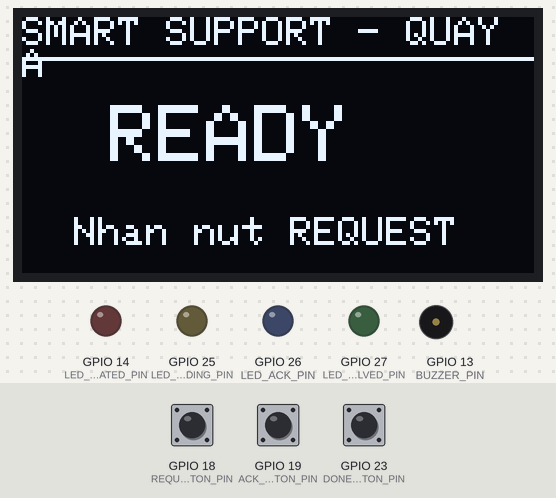
Simulated run of this sketch. Board: ESP32. Parts: 128×64 one-colour display, output pins drawn as LEDs (lit = HIGH), buzzer (waves = sounding). Dashed ring = blinking. The inputs (shaded band) are chosen by the test bench; at power-on: GPIO 18 (REQUEST_BUTTON_PIN) HIGH, GPIO 19 (ACK_BUTTON_PIN) HIGH, GPIO 23 (DONE_BUTTON_PIN) HIGH. What the sketch prints to the serial monitor is not drawn.

Above: at 1.2 s.
1.3 s: GPIO 18 (REQUEST_BUTTON_PIN) pulled LOW for 0.15 s
At 3.1 s:
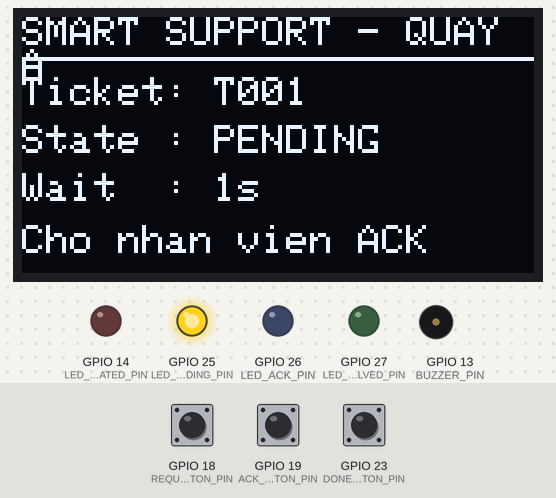
3.8 s: GPIO 19 (ACK_BUTTON_PIN) pulled LOW for 0.15 s
At 4.3 s:
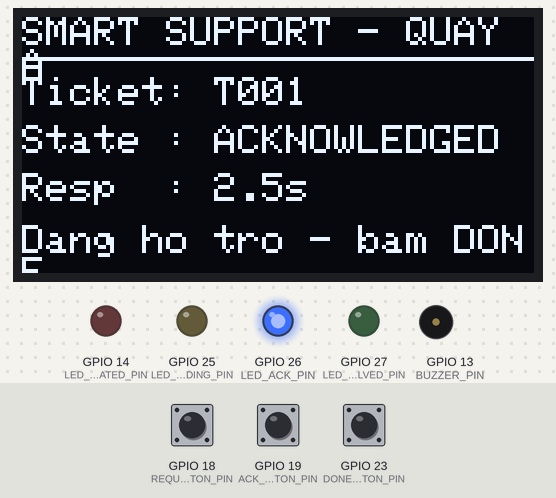
5.4 s: GPIO 23 (DONE_BUTTON_PIN) pulled LOW for 0.15 s
At 6.5 s:
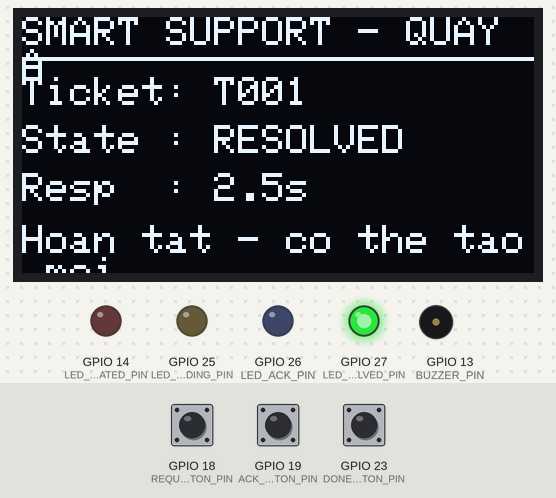
7.2 s: GPIO 18 (REQUEST_BUTTON_PIN) pulled LOW for 1 s
At 7.9 s:
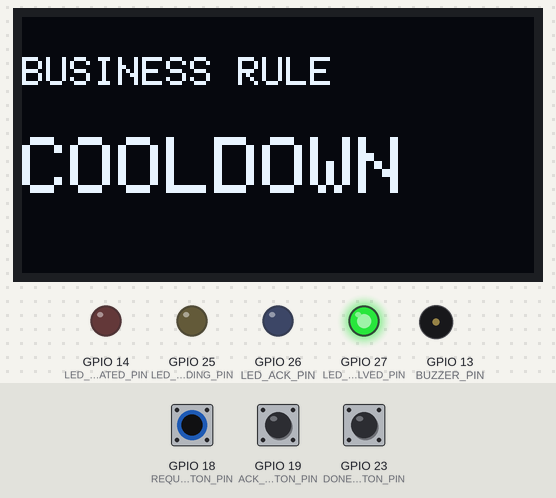
9.7 s: GPIO 19 (ACK_BUTTON_PIN) pulled LOW for 1 s
At 9.83 s:
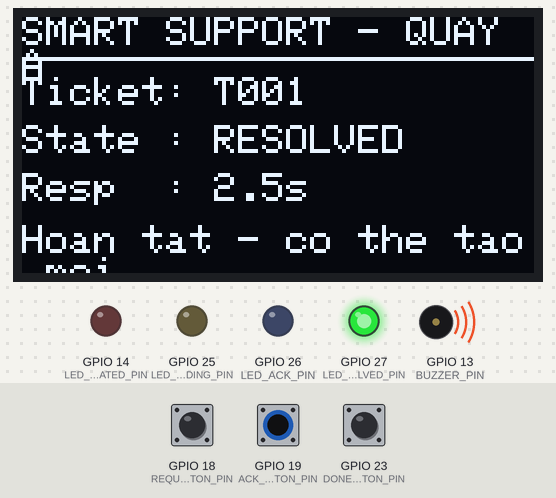
12.2 s: GPIO 18 (REQUEST_BUTTON_PIN) pulled LOW for 0.15 s
At 27.47 s:
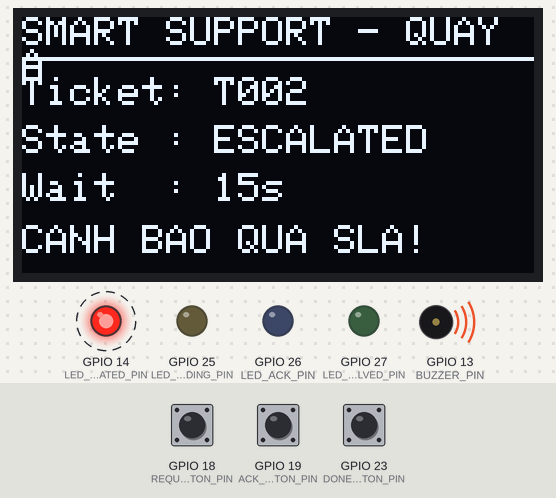
Timing chart, 0 to 28.8 s (numbered marks = the images above; inputs shaded):
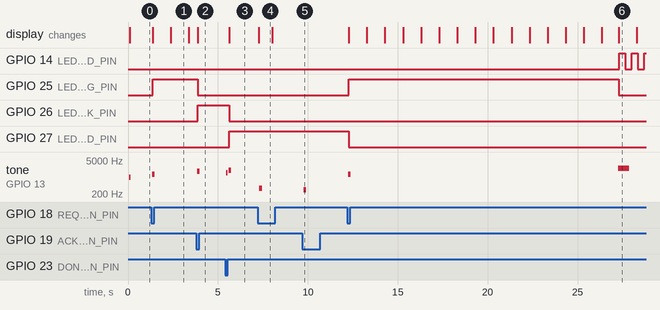

Measured:
- after the input at 1.3 s, GPIO 25 (LED_PENDING_PIN): LOW → HIGH after 0.08 s; tone on GPIO 13 (BUZZER_PIN): silent → 1300 Hz after 0.06 s, → silent 0.12 s later; the display: first changes after 0.08 s (image 1 shows a later state)
- after the input at 3.8 s, GPIO 25 (LED_PENDING_PIN): HIGH → LOW after 0.09 s; GPIO 26 (LED_ACK_PIN): LOW → HIGH after 0.09 s; tone on GPIO 13 (BUZZER_PIN): silent → 1700 Hz after 0.06 s, → silent 0.12 s later; the display: changes after 0.09 s (image 2)
- after the input at 5.4 s, GPIO 26 (LED_ACK_PIN): HIGH → LOW after 0.22 s; GPIO 27 (LED_RESOLVED_PIN): LOW → HIGH after 0.22 s; tone on GPIO 13 (BUZZER_PIN): silent → 1500 Hz after 0.06 s, → silent 0.10 s later, → 1900 Hz 0.04 s later, → silent 0.14 s later; the display: changes after 0.22 s (image 3)
- after the input at 7.2 s, tone on GPIO 13 (BUZZER_PIN): silent → 350 Hz after 0.09 s, → silent 0.18 s later; the display: changes after 0.08 s (image 4)
- after the input at 9.7 s, tone on GPIO 13 (BUZZER_PIN): silent → 300 Hz after 0.06 s, → silent 0.15 s later
- after the input at 12.2 s, GPIO 14 (LED_ESCALATED_PIN): alternates HIGH for 0.35 s and LOW for 0.35 s, starting after 15.1 s; GPIO 25 (LED_PENDING_PIN): LOW → HIGH after 0.08 s, → LOW 15.0 s later
- what the display in image 1 shows lasts 1.0 s, from 2.4 s to 3.4 s

The sketch:

sketch.ino
```cpp
#include <Wire.h>
#include <Adafruit_GFX.h>
#include <Adafruit_SSD1306.h>

// ---------------- Pin mapping ----------------
const uint8_t REQUEST_BUTTON_PIN = 18;
const uint8_t ACK_BUTTON_PIN = 19;
const uint8_t DONE_BUTTON_PIN = 23;

const uint8_t LED_PENDING_PIN = 25;
const uint8_t LED_ACK_PIN = 26;
const uint8_t LED_RESOLVED_PIN = 27;
const uint8_t LED_ESCALATED_PIN = 14;
const uint8_t BUZZER_PIN = 13;

// ---------------- Business rules ----------------
const unsigned long DEBOUNCE_MS = 50;
const unsigned long REQUEST_COOLDOWN_MS = 10000;
const unsigned long SLA_TIMEOUT_MS = 15000;

Adafruit_SSD1306 display(128, 64, &Wire, -1);

enum TicketState {
  TICKET_READY,
  TICKET_PENDING,
  TICKET_ACKNOWLEDGED,
  TICKET_RESOLVED,
  TICKET_ESCALATED
};

TicketState state = TICKET_READY;
unsigned int ticketNumber = 0;
unsigned long ticketCreatedAt = 0;
unsigned long ticketAckAt = 0;
unsigned long lastRequestAt = 0;
unsigned long lastDisplayAt = 0;
bool hasCreatedRequest = false;

struct DebouncedButton {
  uint8_t pin;
  bool stableState;
  bool lastReading;
  unsigned long changedAt;

  void begin(uint8_t buttonPin) {
    pin = buttonPin;
    pinMode(pin, INPUT_PULLUP);
    stableState = HIGH;
    lastReading = HIGH;
    changedAt = 0;
  }

  bool pressed(unsigned long now) {
    bool reading = digitalRead(pin);

    if (reading != lastReading) {
      lastReading = reading;
      changedAt = now;
    }

    if ((now - changedAt) >= DEBOUNCE_MS && reading != stableState) {
      stableState = reading;
      return stableState == LOW;
    }

    return false;
  }
};

DebouncedButton requestButton;
DebouncedButton ackButton;
DebouncedButton doneButton;

const char *stateName(TicketState value) {
  switch (value) {
    case TICKET_READY: return "READY";
    case TICKET_PENDING: return "PENDING";
    case TICKET_ACKNOWLEDGED: return "ACKNOWLEDGED";
    case TICKET_RESOLVED: return "RESOLVED";
    case TICKET_ESCALATED: return "ESCALATED";
  }
  return "UNKNOWN";
}

void logEvent(const char *eventName, const char *message) {
  Serial.print("{\"device_id\":\"ESP32_01\",\"location\":\"QUAY_A\",");
  Serial.print("\"event\":\"");
  Serial.print(eventName);
  Serial.print("\",\"ticket\":");
  Serial.print(ticketNumber);
  Serial.print(",\"state\":\"");
  Serial.print(stateName(state));
  Serial.print("\",\"message\":\"");
  Serial.print(message);
  Serial.println("\"}");
}

void beep(unsigned int frequency, unsigned int durationMs) {
  tone(BUZZER_PIN, frequency, durationMs);
}

void updateActuators(unsigned long now) {
  digitalWrite(LED_PENDING_PIN, state == TICKET_PENDING);
  digitalWrite(LED_ACK_PIN, state == TICKET_ACKNOWLEDGED);
  digitalWrite(LED_RESOLVED_PIN, state == TICKET_RESOLVED);

  // Nhap nhay LED do khi Ticket bi qua SLA.
  bool redOn = state == TICKET_ESCALATED && ((now / 350) % 2 == 0);
  digitalWrite(LED_ESCALATED_PIN, redOn);
}

void showTemporaryMessage(const char *line1, const char *line2) {
  display.clearDisplay();
  display.setTextColor(SSD1306_WHITE);
  display.setTextSize(1);
  display.setCursor(0, 10);
  display.println(line1);
  display.setTextSize(2);
  display.setCursor(0, 30);
  display.println(line2);
  display.display();
}

void updateDisplay(unsigned long now, bool forceUpdate = false) {
  if (!forceUpdate && now - lastDisplayAt < 250) return;
  lastDisplayAt = now;

  display.clearDisplay();
  display.setTextColor(SSD1306_WHITE);
  display.setTextSize(1);
  display.setCursor(0, 0);
  display.println("SMART SUPPORT - QUAY A");
  display.drawLine(0, 10, 127, 10, SSD1306_WHITE);

  if (state == TICKET_READY) {
    display.setTextSize(2);
    display.setCursor(22, 22);
    display.println("READY");
    display.setTextSize(1);
    display.setCursor(13, 50);
    display.println("Nhan nut REQUEST");
  } else {
    display.setTextSize(1);
    display.setCursor(0, 15);
    display.print("Ticket: T");
    if (ticketNumber < 100) display.print('0');
    if (ticketNumber < 10) display.print('0');
    display.println(ticketNumber);

    display.setCursor(0, 27);
    display.print("State : ");
    display.println(stateName(state));

    if (state == TICKET_PENDING || state == TICKET_ESCALATED) {
      display.setCursor(0, 39);
      display.print("Wait  : ");
      display.print((now - ticketCreatedAt) / 1000);
      display.println("s");
    } else if (state == TICKET_ACKNOWLEDGED || state == TICKET_RESOLVED) {
      display.setCursor(0, 39);
      display.print("Resp  : ");
      display.print((ticketAckAt - ticketCreatedAt) / 1000.0, 1);
      display.println("s");
    }

    display.setCursor(0, 52);
    if (state == TICKET_PENDING) display.println("Cho nhan vien ACK");
    if (state == TICKET_ACKNOWLEDGED) display.println("Dang ho tro - bam DONE");
    if (state == TICKET_RESOLVED) display.println("Hoan tat - co the tao moi");
    if (state == TICKET_ESCALATED) display.println("CANH BAO QUA SLA!");
  }

  display.display();
}

void createTicket(unsigned long now) {
  bool activeTicket = state == TICKET_PENDING || state == TICKET_ACKNOWLEDGED || state == TICKET_ESCALATED;
  if (activeTicket) {
    showTemporaryMessage("TU CHOI YEU CAU", "TICKET ACTIVE");
    logEvent("REQUEST_REJECTED", "Active ticket already exists");
    beep(350, 180);
    delay(700);
    updateDisplay(millis(), true);
    return;
  }

  if (hasCreatedRequest && now - lastRequestAt < REQUEST_COOLDOWN_MS) {
    showTemporaryMessage("BUSINESS RULE", "COOLDOWN");
    logEvent("REQUEST_REJECTED", "Request cooldown is active");
    beep(350, 180);
    delay(700);
    updateDisplay(millis(), true);
    return;
  }

  ticketNumber++;
  ticketCreatedAt = now;
  lastRequestAt = now;
  hasCreatedRequest = true;
  state = TICKET_PENDING;
  logEvent("TICKET_CREATED", "Customer requested support");
  beep(1300, 120);
  updateDisplay(now, true);
}

void acknowledgeTicket(unsigned long now) {
  if (state != TICKET_PENDING && state != TICKET_ESCALATED) {
    logEvent("ACK_REJECTED", "No waiting ticket to acknowledge");
    beep(300, 150);
    return;
  }

  ticketAckAt = now;
  state = TICKET_ACKNOWLEDGED;
  logEvent("TICKET_ACKNOWLEDGED", "Staff accepted the ticket");
  beep(1700, 120);
  updateDisplay(now, true);
}

void resolveTicket(unsigned long now) {
  if (state != TICKET_ACKNOWLEDGED) {
    logEvent("DONE_REJECTED", "Ticket must be acknowledged first");
    beep(300, 150);
    return;
  }

  state = TICKET_RESOLVED;
  logEvent("TICKET_RESOLVED", "Support request completed");
  beep(1500, 100);
  delay(140);
  beep(1900, 140);
  updateDisplay(now, true);
}

void checkSlaTimeout(unsigned long now) {
  if (state == TICKET_PENDING && now - ticketCreatedAt >= SLA_TIMEOUT_MS) {
    state = TICKET_ESCALATED;
    logEvent("SLA_ESCALATED", "Ticket exceeded the 15 second SLA");
    beep(2300, 600);
    updateDisplay(now, true);
  }
}

void setup() {
  Serial.begin(115200);

  requestButton.begin(REQUEST_BUTTON_PIN);
  ackButton.begin(ACK_BUTTON_PIN);
  doneButton.begin(DONE_BUTTON_PIN);

  pinMode(LED_PENDING_PIN, OUTPUT);
  pinMode(LED_ACK_PIN, OUTPUT);
  pinMode(LED_RESOLVED_PIN, OUTPUT);
  pinMode(LED_ESCALATED_PIN, OUTPUT);
  pinMode(BUZZER_PIN, OUTPUT);

  Wire.begin(21, 22);
  if (!display.begin(SSD1306_SWITCHCAPVCC, 0x3C)) {
    Serial.println("OLED initialization failed");
    while (true) delay(1000);
  }

  display.clearDisplay();
  display.display();
  logEvent("DEVICE_ONLINE", "ESP32 simulator is ready");
  beep(1000, 100);
  updateDisplay(millis(), true);
}

void loop() {
  unsigned long now = millis();

  if (requestButton.pressed(now)) createTicket(now);
  if (ackButton.pressed(now)) acknowledgeTicket(now);
  if (doneButton.pressed(now)) resolveTicket(now);

  checkSlaTimeout(now);
  updateActuators(now);
  updateDisplay(now);
  delay(5);
}
```
